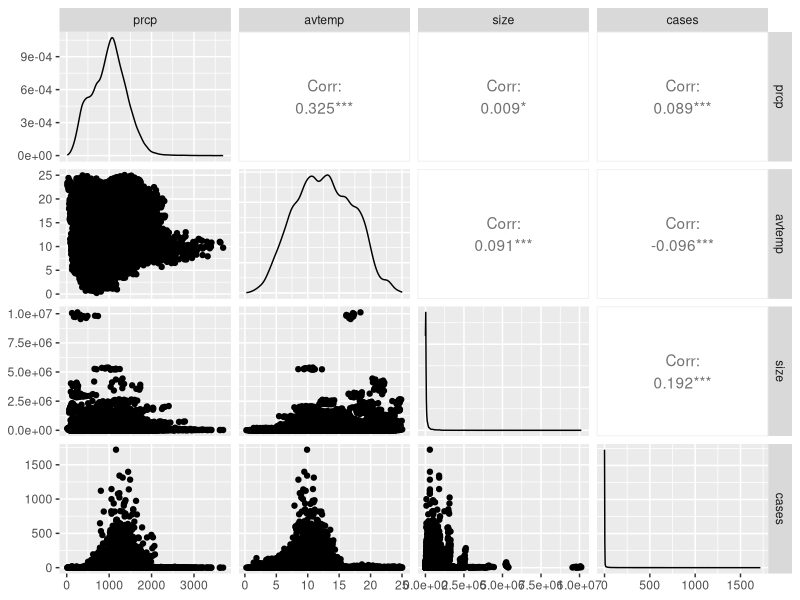
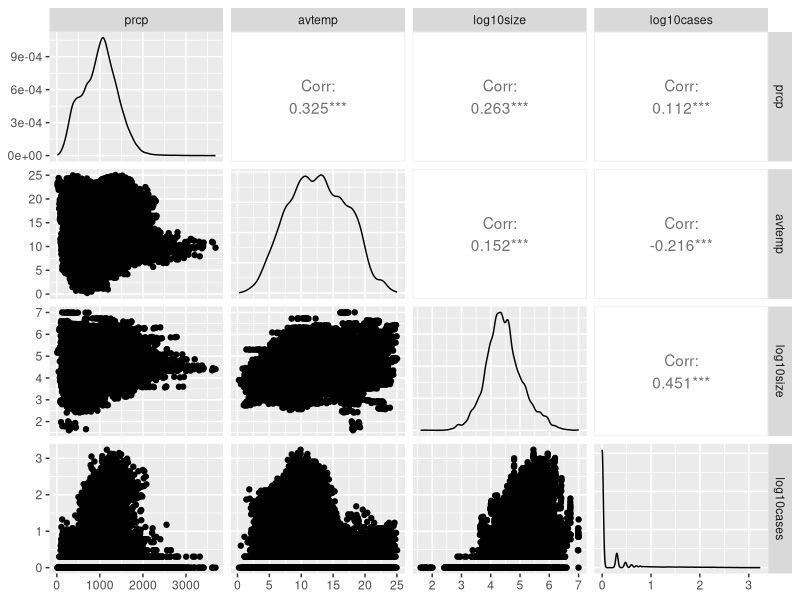
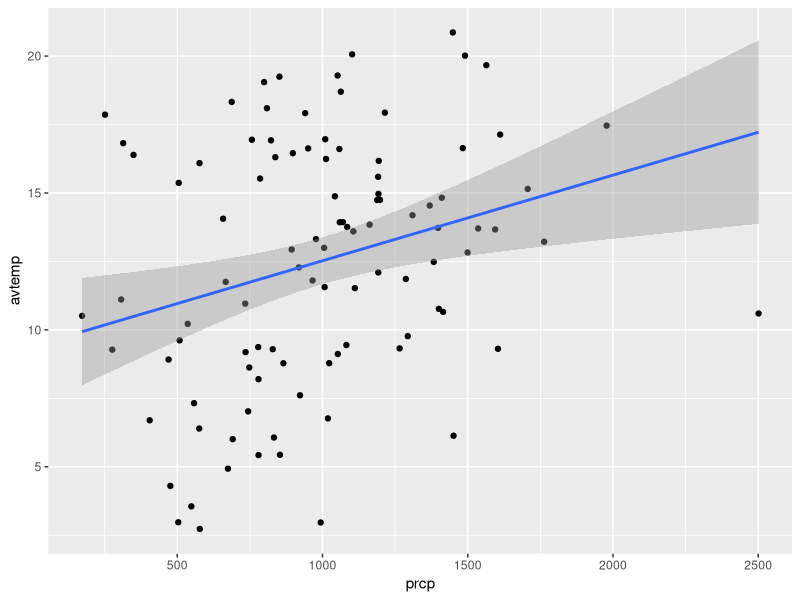
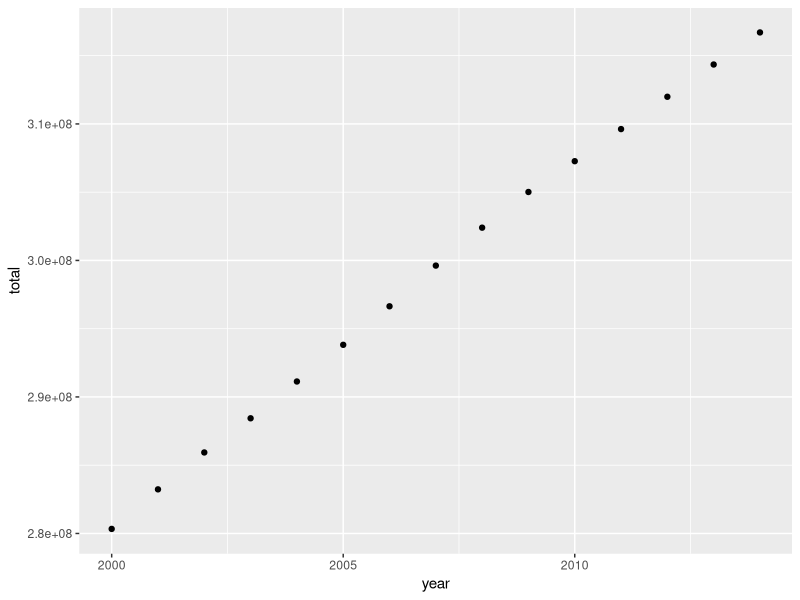
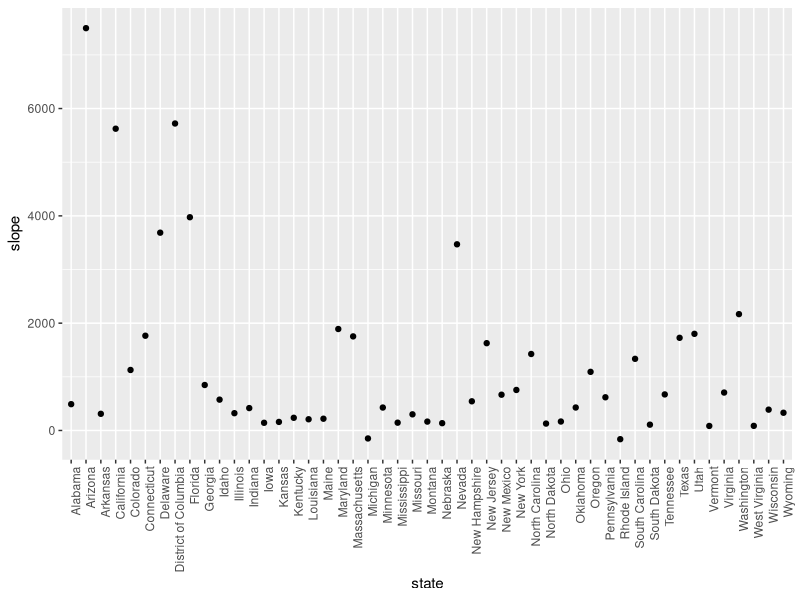
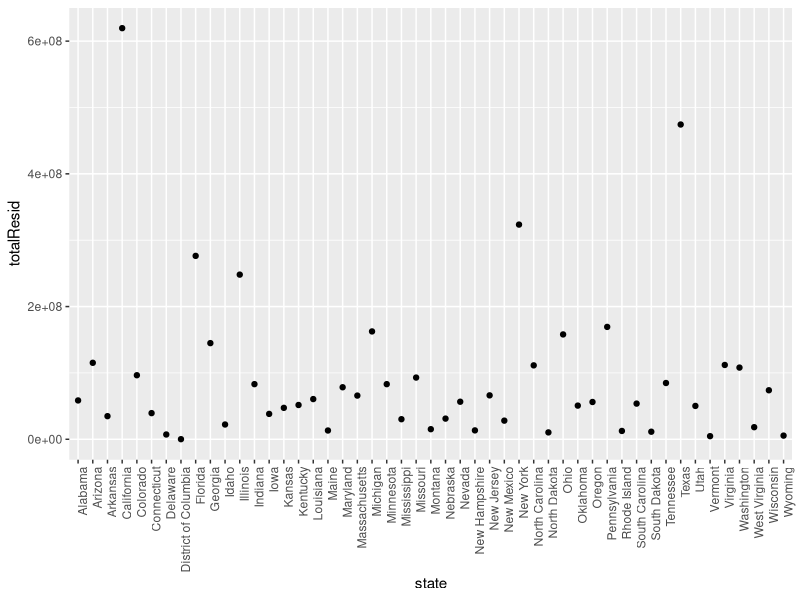
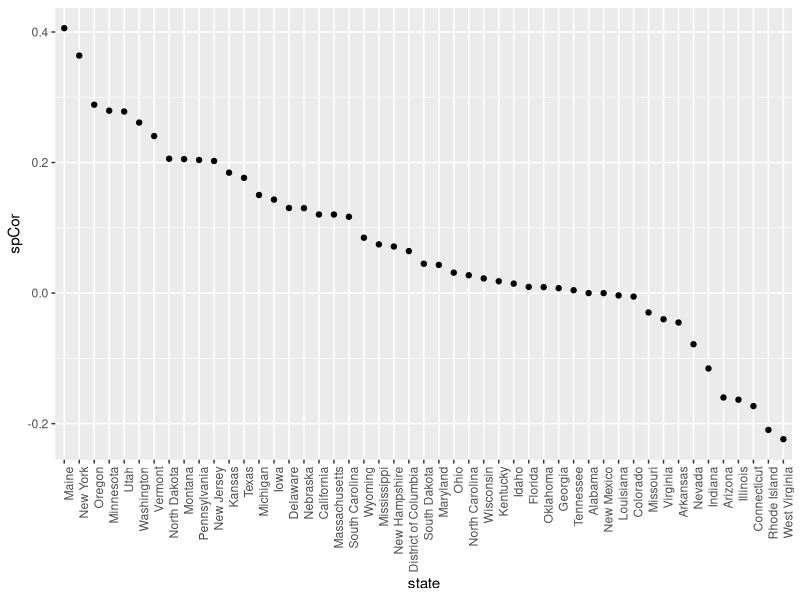

The R script that drew these images, in order:
#### MODELLING ####
#This exercise explores methods for using modeling to shape our inquiry of data. It reaches back to previous
#odules that taught us about data manipulation, data visualization and functions.

#We're going to work with the Lyme disease/Climate/Demography data set that you previously assembled. =  ld_prism_pops.csv


#### LOAD ld_prism_pop.csv data ####
#Task 1: Using either read_csv (note: the underscore version, not read.csv) or load, import the data set
#you put together in the module on 'Data wrangling in R'.

dir.create("Modelling") #creates a new folder in My Docs
setwd('~/./Modelling') #changes file save location

#Now iload libraries that will be needed (I didn't have to install them as they have already been used today, if starting a new session, these packages would need to be installed then loaded):
library(tidyverse)
library(magrittr)
library(GGally)

#Need to setwd to where csv file of interest is located, then i will return setwd back to Modelling (where I want to save all of my files from this session)
setwd('~/./Wrangling')
model <- read_csv('ld_prism_pop.csv')
setwd('~/./Modelling')

model #view tibble


#### OBTAIN SUMMARY PLOT OF DATA ####
#Task 2: Use the ggpairs function to obtain a 4x4 summary plot of precipitation (prcp), average temperature
#(avtemp), population size (size), number of Lyme disease cases (cases). Note: it may take several seconds for
#this plot to appear as there are nearly 50,000 data points.

#ggpairs(ld_prism_pop,columns=c("prcp","avtemp","size","cases"))
ggpairs(model,columns=c("prcp","avtemp","size","cases"))
model

#You'll note from the density plots on the diagonals, that the data columns 'size' and 'cases' are very clumped,
#with many low values and a few large values. These may be easier to visualize by transforming to a logarithmic
#scale.

#### ADD ADDITIONAL COLUMNS FOR LOG10SIZE AND LOFG10(CASES+1) ####
#Task 3: Create two new columns for log10(size) and log10(cases+1) and substitute these for the original size
#and cases supplied when you recreate the ggpairs plot. Why do we add 1 to the number of cases?

#ld.16y %<>% mutate(log10cases=log10(1+all.cases)) #transforms data into log10 scale - EXAMPLE FROM LAST SESSION OF HOW TO LOG10
model %<>% mutate(log10size=log10(size)) # %<>% = calculates info, then appends it to the tabel
model
model %<>% mutate(log10cases=log10(cases+1))
model
ggpairs(model,columns=c("prcp","avtemp","log10size","log10cases"))

#### A SIMPLE LIMEAR MODEL ####

#plot simple graph of precip vs av temperature

#Task 4: Using set.seed(222) for reproducibility, create a new data frame to be a random sample (n=100
#rows) of the full data frame and plot precipitation (x-axis) vs average temperature (y-axis). 
#Task 5: Add the best straight line to the plot using geom_smooth.

set.seed(222) #Set the seed of R's random number generator, which is useful for creating simulations or random objects that can be reproduced.
#The random numbers are the same, and they would continue to be the same no matter how far out in the sequence we went.
#Tip. Use the set.seed function when running simulations to ensure all results, figures, etc are reproducible.

small<-model %>% sample_n(100) #this is a subsample of 100 random points in the model tibble (renamed to model by me for this session)
small #look at tibble now called small

library(ggplot2)
ggplot(data=small)+geom_point(aes(prcp,avtemp))+ #plots points #plots precip vs av temp
  geom_smooth(aes(prcp,avtemp),method="lm") #addsline

ggplotModelling <- ggplot(data=small)+geom_point(aes(prcp,avtemp))+ #plots points #this adds the ggplot to a discrete file
  geom_smooth(aes(prcp,avtemp),method="lm") #addsline

#Task 6: Create a linear model (lm) object with a call like myModel <- lm(y ~ x, data = myData) for the
#subsetted data, where y=avtemp and x=prcp. In addition, view the summary with a call along the lines of
#summary(myModel)

model1<-lm(formula = avtemp ~ prcp, data = small)
summary(model1)

summary(model1)$coefficients[2,1]
summary(model1)$coefficients[2,4]

#Task 7: What is the slope of the line you plotted in Task 5, and is the slope significantly different from 0
#(p<0.05)?
#            Estimate Std. Error t value Pr(>|t|)    
#(Intercept)  6.02541    1.36916   4.401 2.75e-05 ***
#prcp         0.00672    0.00136   4.942 3.19e-06 ***

#### THE MODELR PROJECT ####

#Hint: you should pass the main (large) data frame to a group_by call and then a summarize call, then
#you can pass this new, unnamed data frame to ggplot using ggplot(.) and specify the aesthetics in a
#geom_point call.
#We'll start with an illustrative exercise. We know the size of the US population has been growing.

model %>% group_by(year) %>% summarize(total=sum(size)) %>%
  ggplot(.)+geom_point(aes(x=year,y=total))

#### Grouped data frames versus nested data frames ####
#Task 9: Create a data frame called "by_state" from the main data frame, that groups by state, and inspect it

by_state <- model %<>% group_by(state)
by_state

#Task 10: Next, update this new data frame so that it is nested (simply pass it to nest). Again, inspect the
#data frame by typing its name in the console so see how things changed.

by_state %<>% nest
by_state

#You should see that by_state has a list-column called "data". List elements are accessed with [[]]. For
#example to see the data for Georgia, the 10th state in the alphabetized data frame, we would type
#by_state$data[[10]] in the console.
#Task 11: Display the Georgia data in the console window.
#state                data                
#<chr>                <list>              
#  1 Alabama              <tibble [1,005 x 9]>
#  2 Arizona              <tibble [225 x 9]>  
#  3 Arkansas             <tibble [1,125 x 9]>
#  4 California           <tibble [870 x 9]>  
#  5 Colorado             <tibble [960 x 9]>  
# 6 Connecticut          <tibble [120 x 9]>  
#  7 Delaware             <tibble [45 x 9]>   
#  8 District of Columbia <tibble [15 x 9]>   
#  9 Florida              <tibble [1,005 x 9]>
#  10 Georgia              <tibble [2,385 x 9]>

by_state$data[[10]] #this will dsiplay GA info

#Task 12: Write a function that takes a data frame as its argument and returns a linear model object that
#predicts size by year.

linGrowth_model <- function(df){ #lm generared that predicts size of population at a particular year
  lm(size ~ year, data = df)
}

models <- purrr::map(by_state$data, linGrowth_model) #map is a functionality of the purrr library
#The map functions transform their input by applying a function to each element and returning a
#vector the same length as the input.

#Task 13: Add a column to the by_state dataframe, where each row (state) has its own model object.
by_state

#rm(list=ls()) used to detach maps, as it was preventing running the line below

by_state %<>% mutate(model = map(data, linGrowth_model))

#Continuing in this format, we can, for example, store the residuals for each model (the discrepancy between
#the model prediction and the actual data). For this we will use the associated function to purrr:map, called
#map2, which takes 2 arguments and creates new data from them (in this case residuals).
library(modelr)
by_state %<>% mutate(resids = map2(data, model, add_residuals))

#Task 14: Run these commands and inspect "resids". What is the structure of "resids"?
by_state #resids = <list> <tibble

#Task 15: Write a function that accepts an object of the type in the resids list, and returns a sum of the
#absolute values, i.e. ignoring sign: abs(3)+abs(-2)=5. Use the function to add a column called totalResid
#to by_state that provides the total size of residuals summed over counties and years.

sum_resids <- function(x){
  sum(abs(x$resid))
}

by_state %<>% mutate(totalResid = map(resids,sum_resids))
by_state

#Task 16: Write a function that accepts a linear model and returns the slope (model M has slope
#M$coefficients[2]) and then use this function to create a new column called slope in the by_state data
#frame, that is the slope for each state.

get_slope <- function(model){
  model$coefficients[2]
}

by_state %<>% mutate(slope = purrr::map(model, get_slope))

slopes <- unnest(by_state, slope)
totalResids <- unnest(by_state, totalResid)

#Now we can pass these new data frames to ggplot to see how the growth rate manifested in different states.
#Task 17: Plot the growth rate (slope value) for all states.

slopes %>% ggplot(aes(state,slope))+geom_point()+
  theme(axis.text.x = element_text(angle = 90, hjust = 1))

#Task 18: Plot the total resisduals for all states.

totalResids %>% ggplot(aes(state,totalResid))+geom_point()+
  theme(axis.text.x = element_text(angle = 90, hjust = 1))

#Task 19: Repeat Tasks 9 and 10 using a different data frame name, by_state2.
  #Task 9: Create a data frame called "by_state" from the main data frame, that groups by state, and inspect it
  #Task 10: Next, update this new data frame so that it is nested (simply pass it to nest). Again, inspect the
  #data frame by typing its name in the console so see how things changed.

by_state2 <- model %<>% group_by(state)
by_state2

by_state2 %<>% nest
by_state2

#Task 20: Write a function that accepts an element of the by_state2$data list-column and returns the
#spearman correlation coefficient between Lyme disease cases and precipitation

?cor.test

runCor <- function(df){ #runs the corrrelation function
  suppressWarnings(cor.test(df$cases,df$prcp,method="spearman")$estimate)
}
by_state2 %<>% mutate(spCor = purrr::map(data, runCor))
spCors <- unnest(by_state2,spCor)
spCors %<>% arrange(desc(spCor))
spCors$state <- factor(spCors$state, levels=unique(spCors$state))
ggplot(spCors,aes(state,spCor))+geom_point()+
  theme(axis.text.x = element_text(angle = 90, hjust = 1))